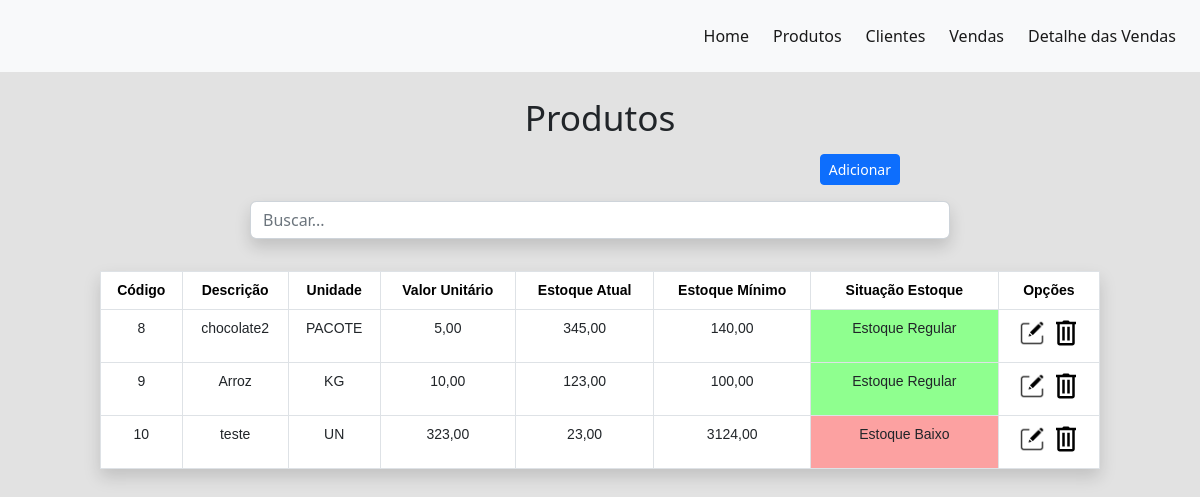
/produtos/lista/, run on an earlier commit of the app's database.
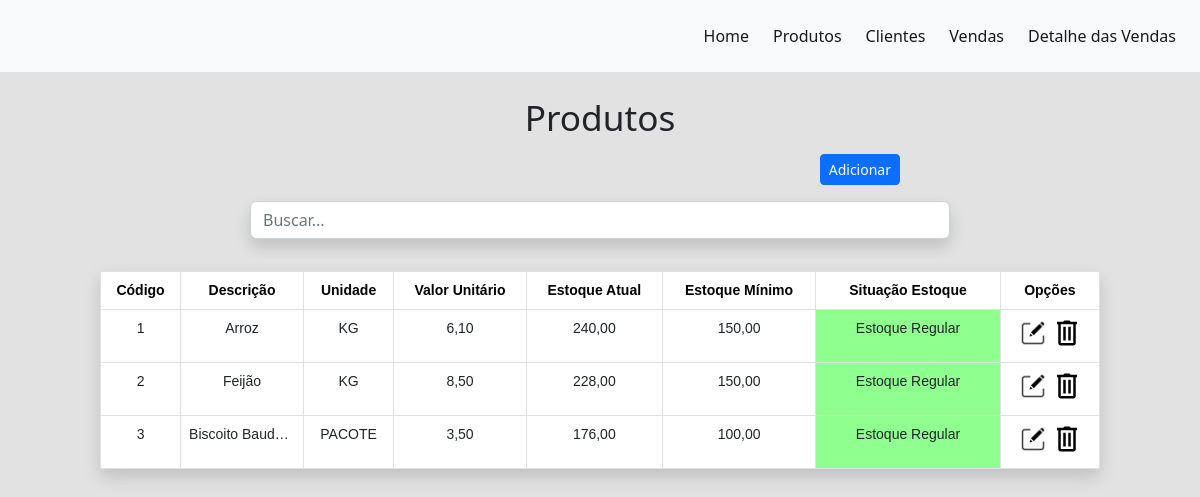
And on a later commit of the database.
### apps/produtos/models.py (models this page shows, shortened)
class Produto(models.Model):
    cod_produto = models.AutoField(primary_key=True)
    unidade = models.CharField(max_length=30, choices=ESCOLHAS_UNIDADE)
    descricao = models.CharField(max_length=100)
    valor_unitario = models.DecimalField(max_digits=10, decimal_places=2)
    estoque_minimo = models.DecimalField(max_digits=10, decimal_places=2)
    quantidade_estoque = models.DecimalField(max_digits=10, decimal_places=2)

### apps/produtos/views.py (the view)
# urls.py: path('lista/', produto_lista, name='produto_lista'),
def produto_lista(request):
    data = {}
    search = request.GET.get('search')
    if search:
        data['db'] = Produto.objects.filter(descricao__icontains=search) | Produto.objects.filter(cod_produto__icontains=search)
    else:
        data['db'] = Produto.objects.all()
    return render(request, 'produtos/lista.html', data)

### templates/produtos/lista.html (shortened to what this page needs)
{% extends 'model/base.html' %}
{% block content %}
    <div class="col-11 col-xxl-6 col-sm-8 m-auto text-center">
        <h1>Produtos</h1>
    </div>
    <div class="col-6 col-xxl-4 col-sm-6 m-auto pt-2 pb-2" style="text-align: right;">
        <a href="{% url 'produto_form' %}" class="btn btn-sm btn-primary">Adicionar</a>
    </div>
    <div class="col-8 col-xxl-5 col-sm-7 m-auto pt-2 pb-2" style="text-align: right;">
        <form method="get">
            <input type="text" id="search" name="search" class="form-control shadow" placeholder="Buscar...">
        </form>
    </div>
    <div class="col-11 col-sm-10 col-xxl-8 m-auto pt-4 pb-2 text-center">
        <table class="table table-bordered bg-white shadow">
            <thead class="primary">
            <tr>
                <th scope="col">Código</th>
                <th scope="col">Descrição</th>
                <th scope="col">Unidade</th>
                <th scope="col">Valor Unitário</th>
                <th scope="col">Estoque Atual</th>
                <th scope="col">Estoque Mínimo</th>
                <th scope="col" style="min-width: 150px;">Situação Estoque</th>
                <th scope="col">Opções</th>
            </tr>
            </thead>
            <tbody>
            {% for dbs in db %}
                <tr>
                    <td>{{ dbs.cod_produto }}</td>
                    <td>{{ dbs.descricao }}</td>
                    <td>{{ dbs.unidade }}</td>
                    <td>{{ dbs.valor_unitario }}</td>
                    <td>{{ dbs.quantidade_estoque }}</td>
                    <td>{{ dbs.estoque_minimo }}</td>
                    {% if dbs.quantidade_estoque <= dbs.estoque_minimo %}
                        <td style="background: rgba(250,79,79,0.53);">Estoque Baixo</td>
                    {% endif %}
                    {% if dbs.quantidade_estoque > dbs.estoque_minimo %}
                        <td class="text-center" style="background: rgba(51,255,51,0.55);">Estoque Regular</td>
                    {% endif %}
                    <td class="group">
                        {% load static %}
                        <a class="icon" href="{% url 'produto_edit' pk=dbs.cod_produto %}">
                            <img src="{% static 'image/editar.png' %}" title="Editar" alt="Editar">
                        </a>
                        <a class="icon btnDel" href="{% url 'produto_delete' pk=dbs.cod_produto %}">
                            <img src="{% static 'image/trash.svg' %}" title="Deletar" alt="Deletar">
                        </a>
                    </td>
                </tr>
            {% endfor %}
            </tbody>
        </table>
    </div>
{% endblock %}

### templates/model/base.html (shortened to what this page needs)
{% load static %}
<!DOCTYPE html>
<html lang="pt-br">
<head>
    <link href="https://cdn.jsdelivr.net/npm/bootstrap@5.2.0-beta1/dist/css/bootstrap.min.css" rel="stylesheet"
>
    <link rel="stylesheet" href="{% static 'css/styles.css' %}" />
</head>
<body>
    <nav class="navbar navbar-expand-sm navbar-light bg-light mb-4">
        <div class="container-fluid">
            <div class="collapse navbar-collapse navbar" id="navbarNav">
                <ul class="navbar-nav ms-auto">
                    <li class="nav-item ms-auto ps-1 pe-1">
                        <a class="nav-link active" aria-current="page" href="/">Home</a>
                    </li>
                    <li class="nav-item ms-auto ps-1 pe-1">
                        <a class="nav-link active" aria-current="page" href="{% url 'produto_lista' %}">Produtos</a>
                    </li>
                    <li class="nav-item ms-auto ps-1 pe-1">
                        <a class="nav-link active" href="{% url 'cliente_lista' %}">Clientes</a>
                    </li>
                    <li class="nav-item ms-auto ps-1 pe-1">
                        <a class="nav-link active" href="{% url 'venda_lista' %}">Vendas</a>
                    </li>
                    <li class="nav-item ms-auto ps-1 pe-1">
                        <a class="nav-link active" href="{% url 'detalhe_venda_lista' %}">Detalhe das Vendas</a>
                    </li>
                </ul>
            </div>
        </div>
    </nav>
    {% block content %}
    {% endblock %}
</body>
</html>

### static/css/styles.css (style rules this page uses)
* { margin: 0; padding: 0; }
body { margin: 0; padding: 0; background-color: #e2e2e2; }
h1 { font-size: 2.2rem; font-weight: 300; }
th { font-size: 1.1rem; }
a { text-decoration: none; }
.icon img { width: 30px; vertical-align: baseline; }
th { color: black; text-align: center; font-family: Verdana, Arial, Helvetica, sans-serif; font-size: 14px; }
td { font-size: 14px; font-weight: normal; font-family: Verdana, Arial, Helvetica, sans-serif; text-align: center; table-layout: fixed; height: 50px; max-width: 100px; overflow: hidden; text-overflow: ellipsis; white-space: nowrap; }

What changed in the data, as far as the page shows it:
removed Produto: cod_produto "8", descricao "chocolate2", unidade "PACOTE", valor_unitario "5,00", quantidade_estoque "345,00", estoque_minimo "140,00", shows "Estoque Regular"
removed Produto: cod_produto "9", descricao "Arroz", unidade "KG", valor_unitario "10,00", quantidade_estoque "123,00", estoque_minimo "100,00", shows "Estoque Regular"
removed Produto: cod_produto "10", descricao "teste", unidade "UN", valor_unitario "323,00", quantidade_estoque "23,00", estoque_minimo "3124,00", shows "Estoque Baixo"
added Produto: cod_produto "1", descricao "Arroz", unidade "KG", valor_unitario "6,10", quantidade_estoque "240,00", estoque_minimo "150,00", shows "Estoque Regular"
added Produto: cod_produto "2", descricao "Feijão", unidade "KG", valor_unitario "8,50", quantidade_estoque "228,00", estoque_minimo "150,00", shows "Estoque Regular"
added Produto: cod_produto "3", descricao "Biscoito Baud…", unidade "PACOTE", valor_unitario "3,50", quantidade_estoque "176,00", estoque_minimo "100,00", shows "Estoque Regular"
